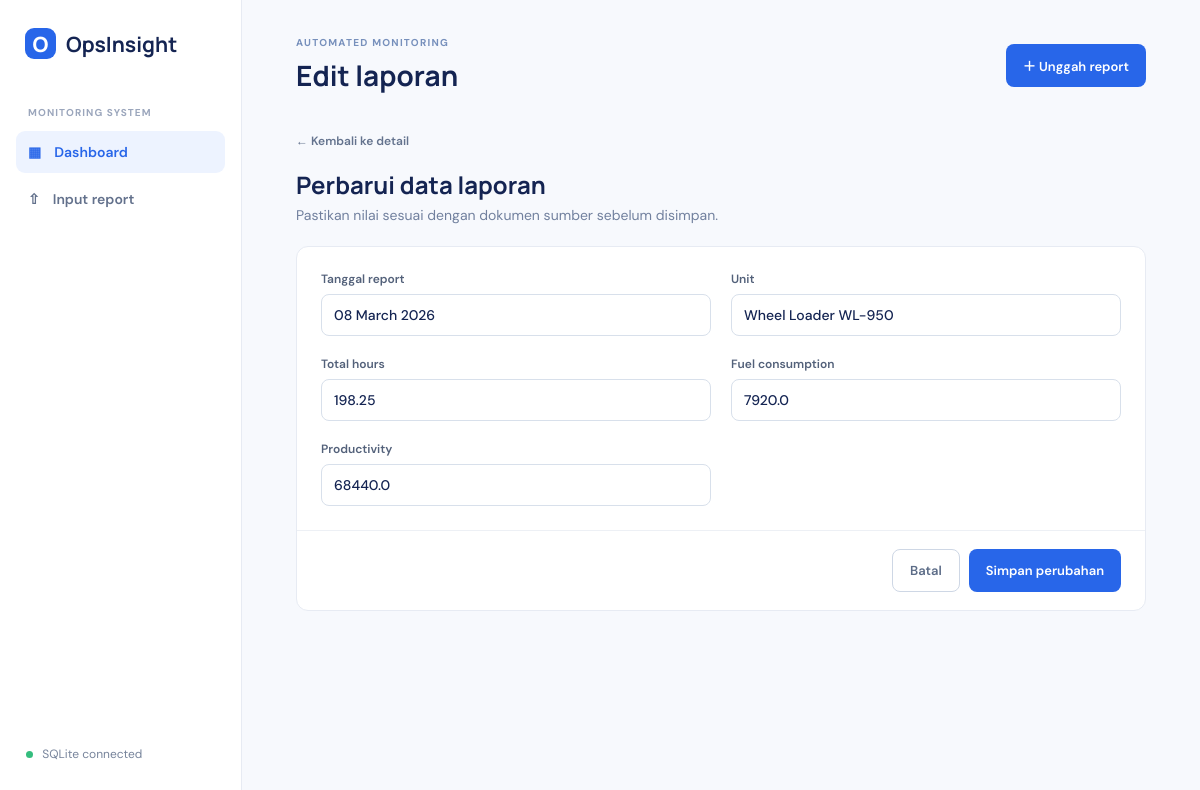
The page /reports/5/edit on the database its author committed.
### tables this page shows
CREATE TABLE reports (
          id INTEGER PRIMARY KEY AUTOINCREMENT,
          report_date TEXT NOT NULL,
          unit TEXT NOT NULL,
          total_hours REAL NOT NULL DEFAULT 0,
          fuel_consumption REAL NOT NULL DEFAULT 0,
          productivity REAL NOT NULL DEFAULT 0,
          source_file TEXT,
          created_at TEXT NOT NULL DEFAULT CURRENT_TIMESTAMP
        );

### app.py (the view, shortened to what this page needs)
@app.route("/reports/<int:report_id>/edit", methods=["GET", "POST"])
def edit_report(report_id):
    report = get_report_or_404(report_id)
    return render_template("report_edit.html", report=report)

### app.py (called while the page is built)
def get_db():
    if "db" not in g:
        g.db = sqlite3.connect(DB_PATH)
        g.db.row_factory = sqlite3.Row
    return g.db

def get_report_or_404(report_id: int):
    report = get_db().execute("SELECT * FROM reports WHERE id = ?", (report_id,)).fetchone()
    if report is None:
        abort(404)
    return report

### templates/report_edit.html (shortened to what this page needs)
{% extends 'base.html' %}
{% block heading %}Edit laporan{% endblock %}
{% block content %}
<section class="detail-header edit-heading">
  <div><a class="back-link" href="{{ url_for('view_report', report_id=report['id']) }}">← Kembali ke detail</a><h2>Perbarui data laporan</h2><p>Pastikan nilai sesuai dengan dokumen sumber sebelum disimpan.</p></div>
</section>
<form method="post" class="edit-card">
  <div class="form-grid">
    <label><span>Tanggal report</span><input name="report_date" value="{{ report['report_date'] }}" required></label>
    <label><span>Unit</span><input name="unit" value="{{ report['unit'] }}" required></label>
    <label><span>Total hours</span><input name="total_hours" inputmode="decimal" value="{{ report['total_hours'] }}" required></label>
    <label><span>Fuel consumption</span><input name="fuel_consumption" inputmode="decimal" value="{{ report['fuel_consumption'] }}" required></label>
    <label><span>Productivity</span><input name="productivity" inputmode="decimal" value="{{ report['productivity'] }}" required></label>
  </div>
  <div class="edit-footer"><a class="btn ghost" href="{{ url_for('view_report', report_id=report['id']) }}">Batal</a><button class="btn" type="submit">Simpan perubahan</button></div>
</form>
{% endblock %}

### static/style.css (style rules this page uses)
:root { --ink:#142452;--muted:#71809e;--line:#e7ebf3;--blue:#2866e9;--soft:#f6f8fc;--green:#25a86a }
* { box-sizing:border-box }
body { margin:0;background:#f7f9fd;color:var(--ink);font-family:'DM Sans',sans-serif }
h1,h2,h3,p { margin-top:0 }
h2 { font:700 21px Manrope;margin-bottom:8px }
.upload-link,.btn { background:var(--blue);color:#fff;border:0;border-radius:8px;padding:12px 17px;font:600 13px 'DM Sans';text-decoration:none;cursor:pointer }
.btn.ghost { background:#fff;border:1px solid #ced7e5;color:#5c6c87 }
.detail-header { display:flex;align-items:flex-end;justify-content:space-between;margin-bottom:22px }
.detail-header h2 { font-size:24px;margin:18px 0 5px }
.detail-header p { margin:0;color:var(--muted);font-size:14px }
.back-link { color:#64738e;text-decoration:none;font-size:12px;font-weight:600 }
.detail-grid article,.record-card,.edit-card { background:#fff;border:1px solid var(--line);border-radius:12px }
.edit-heading { align-items:flex-start }
.edit-card { max-width:850px }
.form-grid { display:grid;grid-template-columns:1fr 1fr;gap:20px;padding:24px }
.form-grid label { display:grid;gap:7px }
.form-grid label span { color:#53617a;font-size:12px;font-weight:600 }
.form-grid input { width:100%;border:1px solid #d8e0eb;border-radius:8px;padding:11px 12px;color:var(--ink);font:500 14px 'DM Sans';outline:none }
.edit-footer { display:flex;justify-content:flex-end;gap:9px;padding:18px 24px;border-top:1px solid #edf0f5 }

### rows shown on the page
reports: report_date "08 March 2026", unit "Wheel Loader WL-950", total_hours "198.25", fuel_consumption "7920.0", productivity "68440.0"
